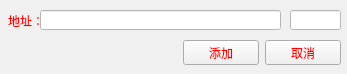
<?xml version="1.0" encoding="UTF-8"?>
<ui version="4.0">
 <class>Form</class>
 <widget class="QWidget" name="Form">
  <property name="geometry">
   <rect>
    <x>0</x>
    <y>0</y>
    <width>347</width>
    <height>74</height>
   </rect>
  </property>
  <property name="windowTitle">
   <string>添加shell</string>
  </property>
  <property name="styleSheet">
   <string notr="true">background-color: rgb(240, 240, 240);
color: rgb(255, 0, 0);</string>
  </property>
  <widget class="QLineEdit" name="lineEdit_2">
   <property name="geometry">
    <rect>
     <x>290</x>
     <y>10</y>
     <width>51</width>
     <height>20</height>
    </rect>
   </property>
   <property name="styleSheet">
    <string notr="true">color: rgb(255, 0, 255);
background-color: rgb(255, 255, 255);</string>
   </property>
  </widget>
  <widget class="QLineEdit" name="lineEdit">
   <property name="geometry">
    <rect>
     <x>40</x>
     <y>10</y>
     <width>241</width>
     <height>20</height>
    </rect>
   </property>
   <property name="styleSheet">
    <string notr="true">color: rgb(255, 0, 255);
background-color: rgb(255, 255, 255);</string>
   </property>
  </widget>
  <widget class="QLabel" name="label">
   <property name="geometry">
    <rect>
     <x>8</x>
     <y>13</y>
     <width>31</width>
     <height>16</height>
    </rect>
   </property>
   <property name="text">
    <string>地址：</string>
   </property>
  </widget>
  <widget class="QWidget" name="layoutWidget">
   <property name="geometry">
    <rect>
     <x>183</x>
     <y>40</y>
     <width>158</width>
     <height>25</height>
    </rect>
   </property>
   <layout class="QHBoxLayout" name="horizontalLayout">
    <item>
     <widget class="QPushButton" name="pushButton">
      <property name="styleSheet">
       <string notr="true"/>
      </property>
      <property name="text">
       <string>添加</string>
      </property>
     </widget>
    </item>
    <item>
     <widget class="QPushButton" name="pushButton_2">
      <property name="text">
       <string>取消</string>
      </property>
     </widget>
    </item>
   </layout>
  </widget>
 </widget>
 <resources/>
 <connections>
  <connection>
   <sender>pushButton_2</sender>
   <signal>clicked()</signal>
   <receiver>Form</receiver>
   <slot>close()</slot>
   <hints>
    <hint type="sourcelabel">
     <x>294</x>
     <y>49</y>
    </hint>
    <hint type="destinationlabel">
     <x>280</x>
     <y>70</y>
    </hint>
   </hints>
  </connection>
 </connections>
</ui>
